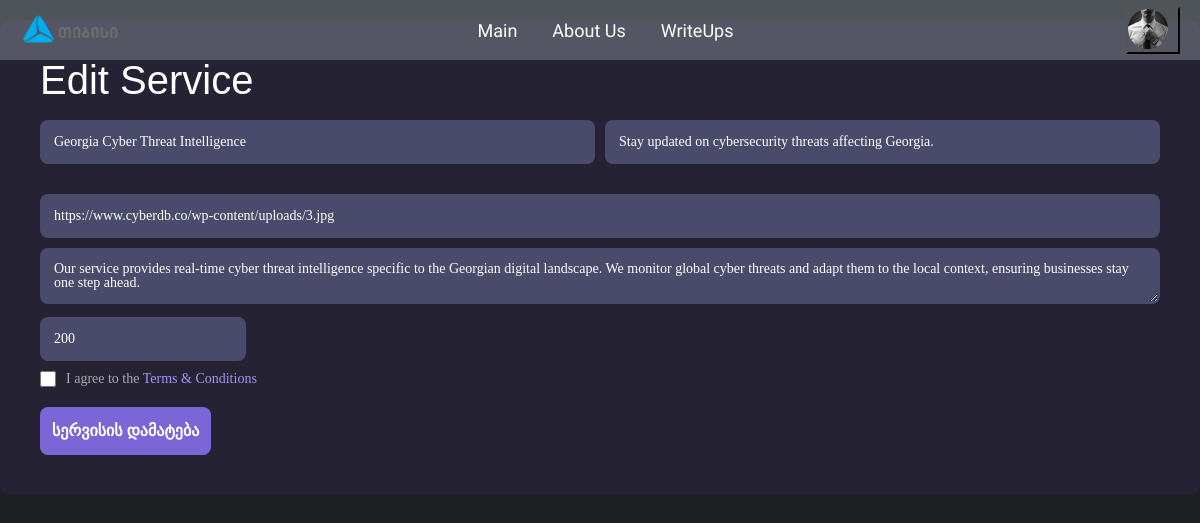
Screenshot of /edit_service/1 (signed in) with the database file from the repository.
### models.py (models this page shows, shortened)
class BaseModel():
    def save(self):
        db.session.add(self)
        db.session.commit()

class Service(db.Model, BaseModel):
    __tablename__ = "services"
    id = db.Column(db.Integer(), primary_key=True)
    title = db.Column(db.String())
    description = db.Column(db.String())
    details = db.Column(db.String())
    price = db.Column(db.Integer())
    img = db.Column(db.String(), nullable=True)
    imgurl=db.Column(db.String(), nullable=False)

### routes.py (the view, shortened to what this page needs)
@app.route("/edit_service/<int:service_id>", methods=["GET", "POST"])
@admin_required
def edit_service(service_id):
    service = Service.query.get(service_id)
    service_form = ServiceForm(
        title=service.title,
        description=service.description,
        details=service.details,
        price=service.price,
        imgurl=service.imgurl
    )
    return render_template("edit_service.html", service_form=service_form)

### forms.py
class ServiceForm(FlaskForm):
    title = StringField("სათაური", validators=[DataRequired()])
    description = StringField("მოკლე აღწერა", validators=[DataRequired(), length(min=5, max=94)])
    details = TextAreaField("პროდუქტის დეტალური აღწერა", validators=[DataRequired()])
    price = IntegerField("ფასი", validators=[DataRequired()])
    imgurl = StringField("სურათის URL", validators=[DataRequired()])
    submit = SubmitField("სერვისის დამატება")

### models.py (called while the page is built)
@login_manager.user_loader
def load_user(user_id):
    return User.query.get(user_id)

### routes.py (called while the page is built)
def admin_required(f):
    @wraps(f)
    def decorated_function(*args, **kwargs):
        if not current_user.is_authenticated:
            return render_template("401.html"), 401
        if getattr(current_user, "role", None) != "Admin":
            return render_template("403.html"), 403
        return f(*args, **kwargs)
    return decorated_function

### templates/edit_service.html (shortened to what this page needs)
{% extends "base.html" %} {% block title %}Edit Service{% endblock title %} {%
block body %}
<div class="right-panel" style="margin-top: 20px">
  <h2>Edit Service</h2>
  <form method="post" class="form" id="service-add">
    <div class="form-group">
      {{ service_form.title(class="input",
      placeholder=service_form.title.label.text, required="required") }} {{
      service_form.description(class="input",
      placeholder=service_form.description.label.text, required="required") }}
    </div>
    {{ service_form.imgurl(class="input full",
    placeholder=service_form.imgurl.label.text, readonly=False) }} {{
    service_form.details(class="input full",
    placeholder=service_form.details.label.text, readonly=False) }}
    {{service_form.price(class="input",
    placeholder=service_form.price.label.text, required="required")}}
    <div class="checkbox-group">
      <input type="checkbox" id="terms" required />
      <label for="terms">
        I agree to the <a href="#">Terms & Conditions</a>
      </label>
    </div>
    {{ service_form.submit(class="btn submit-btn") }}
  </form>
</div>
{% endblock body %}

### static/css/global.css (style rules this page uses)
html, body, div, span, applet, object, iframe, h1, h2, h3, h4, h5, h6, p, blockquote, pre, a, abbr, acronym, address, big, cite, code, del, dfn, em, img, ins, kbd, q, s, samp, small, strike, strong, sub, sup, tt, var, b, u, i, center, dl, dt, dd, ol, ul, li, fieldset, form, label, legend, table, caption, tbody, tfoot, thead, tr, th, td, article, aside, canvas, details, embed, figure, figcaption, footer, header, hgroup, menu, nav, output, ruby, section, summary, time, mark, audio, video { margin: 0; padding: 0; border: 0; font-size: 100%; font: inherit; vertical-align: baseline; }
body { line-height: 1; }
:root { --primary-color: #5623d8; --primary-color-rgb: 86, 35, 216; --secondary-color: #6a79fa; --secondary-color-rgb: 106, 121, 250; --tertiary-color: #8f15e6; --tertiary-color-rgb: #8f15e6; }
body { background-color: #1e1f22; height: 100vh; margin: 0; }
a { text-decoration: none; }
* { --title-font: "Oxanium", Helvetica, Arial, sans-serif; --body-font: "Manrope", Helvetica, Arial, sans-serif; --border-default: solid 1px rgba(30, 30, 30, 1); --bg-color-even: #e8e8e8; --bg-color-odd: #f4f4f4; --bg-dark-1: #1e1f22; --bg-dark-2: #252629; --body-font-color: #757575; --dark-body-font-color: #adb7be; --swiper-theme-color: var(--secondary-color); }
.right-panel { flex: 1; background: #252333; display: flex; flex-direction: column; justify-content: center; padding: 40px; border-radius: 10px; }
.right-panel h2 { font-size: 40px; font-weight: 500; margin-bottom: 10px; }
.form { width: 100%; }
.form-group { display: flex; gap: 10px; margin-bottom: 20px; }
.input { background: #4a4a6a; border: none; border-radius: 8px; padding: 12px; color: #fff; font-size: 14px; flex: 1; margin-top: 10px; outline: none; border: 2px solid transparent; transition: border-color 0.2s; }
.full { width: 100%; }
.input::placeholder { color: #aaa; }
.checkbox-group { display: flex; align-items: center; gap: 10px; margin-bottom: 20px; margin-top: 10px; }
.checkbox-group input { width: 16px; height: 16px; }
.checkbox-group label { font-size: 14px; color: #aaa; }
.checkbox-group a { color: #a394f5; text-decoration: none; }
.submit-btn { background: #7a66d6; color: #fff; border: none; padding: 12px; border-radius: 8px; font-size: 16px; font-weight: bold; cursor: pointer; transition: background 0.2s; }
h2 { color: white; font-size: 20px; font-family: sans-serif; font-weight: 600; margin: 0; display: flex; align-items: center; }

### rows the page displays
Service: title "Georgia Cyber Threat Intelligence", description "Stay updated on cybersecurity threats affecting Georgia.", imgurl "https://www.cyberdb.co/wp-content/uploads/3.jpg", details "Our service provides real-time cyber threat intelligence specific to the Georgian digital landscape. We monitor global cyber threats and adapt them to the local context, ensuring businesses stay one step ahead.", price "200"
